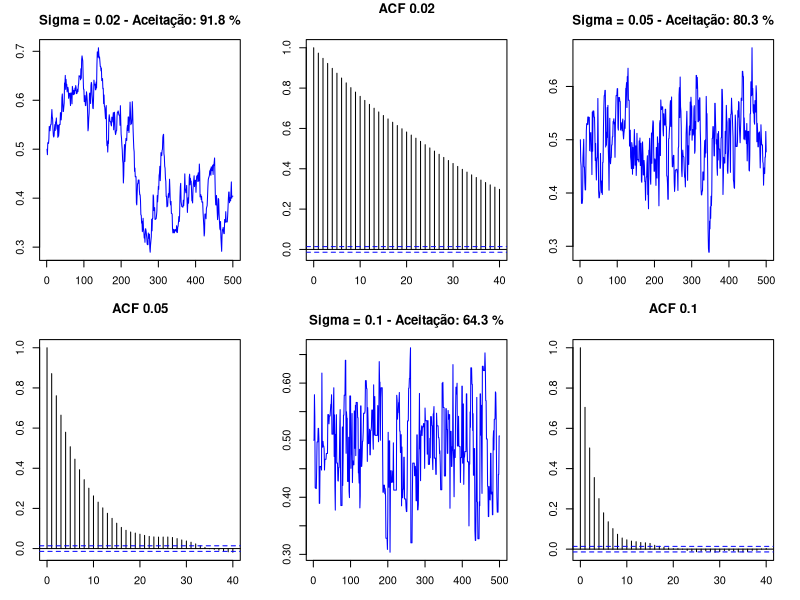
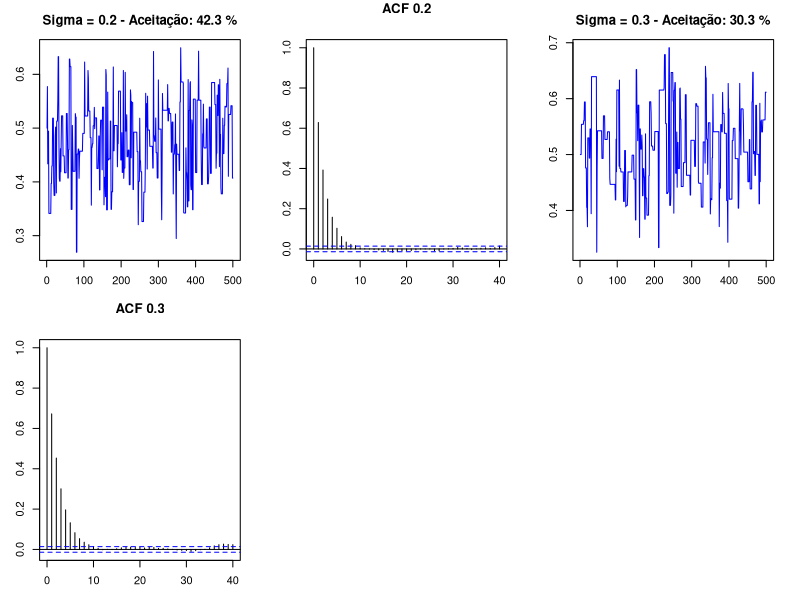

These figures' R source, in order:
# ----------------------------
# 1. FUNÇÃO ALVO (BETA(20,20))
# ----------------------------
target <- function(x) {
  if (x < 0 || x > 1) return(0)  # suporte limitado
  return(dbeta(x, 20, 20))        # ou x^(19)*(1-x)^(19) / beta(20,20)
}

# ----------------------------
# 2. ALGORITMO MH
# ----------------------------
mh_beta <- function(sigma, iter = 10000, init = 0.5) {
  chain <- numeric(iter)
  chain[1] <- init
  accept <- 0
  
  for (i in 2:iter) {
    # Propor um novo valor com passeio aleatório Normal
    prop <- rnorm(1, mean = chain[i-1], sd = sigma)
    
    # Se o valor proposto estiver fora do suporte [0,1], rejeitamos imediatamente
    if (prop < 0 || prop > 1) {
      alpha <- 0
    } else {
      # Cálculo da razão de aceitação (proposta simétrica -> razão = 1)
      alpha <- min(1, target(prop) / target(chain[i-1]))
    }
    
    # Decisão de aceitar ou rejeitar
    if (runif(1) < alpha) {
      chain[i] <- prop
      accept <- accept + 1
    } else {
      chain[i] <- chain[i-1]
    }
  }
  
  return(list(chain = chain, acceptance_rate = accept / iter))
}

# ----------------------------
# 3. TESTAR DIFERENTES VARIÂNCIAS (sigma)
# ----------------------------
set.seed(123)
sigmas <- c(0.02, 0.05, 0.1, 0.2, 0.3)
resultados <- list()

for (s in sigmas) {
  cat("\nTestando sigma =", s, "...\n")
  res <- mh_beta(s, iter = 20000)
  resultados[[as.character(s)]] <- res
  cat("Taxa de Aceitação:", round(res$acceptance_rate * 100, 2), "%\n")
}

# ----------------------------
# 4. VERIFICAR EFICIÊNCIA (GRÁFICOS)
# ----------------------------
par(mfrow = c(2, 3), mar = c(3, 3, 3, 2))

for (s in names(resultados)) {
  chain <- resultados[[s]]$chain
  
  # Trace plot (primeiras 500 iterações para enxergar bem)
  plot(chain[1:500], type = "l", main = paste("Sigma =", s, 
        "- Aceitação:", round(resultados[[s]]$acceptance_rate*100, 1), "%"),
       xlab = "Iteração", ylab = "x", col = "blue")
  
  # Autocorrelação (até lag 40)
  acf(chain, lag.max = 40, main = paste("ACF", s))
}
par(mfrow = c(1, 1))
